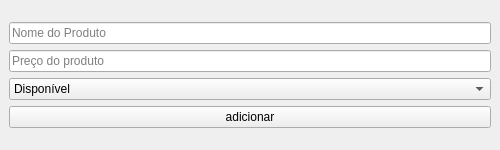
<?xml version="1.0" encoding="UTF-8"?>
<ui version="4.0">
 <class>MainWindow</class>
 <widget class="QMainWindow" name="MainWindow">
  <property name="geometry">
   <rect>
    <x>0</x>
    <y>0</y>
    <width>500</width>
    <height>150</height>
   </rect>
  </property>
  <property name="windowTitle">
   <string>Adicionar Produto</string>
  </property>
  <widget class="QWidget" name="centralwidget">
   <layout class="QVBoxLayout" name="verticalLayout_2">
    <item>
     <layout class="QVBoxLayout" name="verticalLayout">
      <item>
       <widget class="QLineEdit" name="lineEdit_nome">
        <property name="inputMask">
         <string/>
        </property>
        <property name="text">
         <string/>
        </property>
        <property name="placeholderText">
         <string>Nome do Produto</string>
        </property>
       </widget>
      </item>
      <item>
       <widget class="QLineEdit" name="lineEdit_preco">
        <property name="text">
         <string/>
        </property>
        <property name="placeholderText">
         <string>Preço do produto</string>
        </property>
       </widget>
      </item>
      <item>
       <widget class="QComboBox" name="comboBox_disponibilidade">
        <item>
         <property name="text">
          <string>Disponível</string>
         </property>
        </item>
        <item>
         <property name="text">
          <string>Indisponível</string>
         </property>
        </item>
       </widget>
      </item>
      <item>
       <widget class="QPushButton" name="pushButton_confim">
        <property name="text">
         <string>adicionar</string>
        </property>
       </widget>
      </item>
     </layout>
    </item>
   </layout>
  </widget>
 </widget>
 <resources/>
 <connections/>
</ui>
